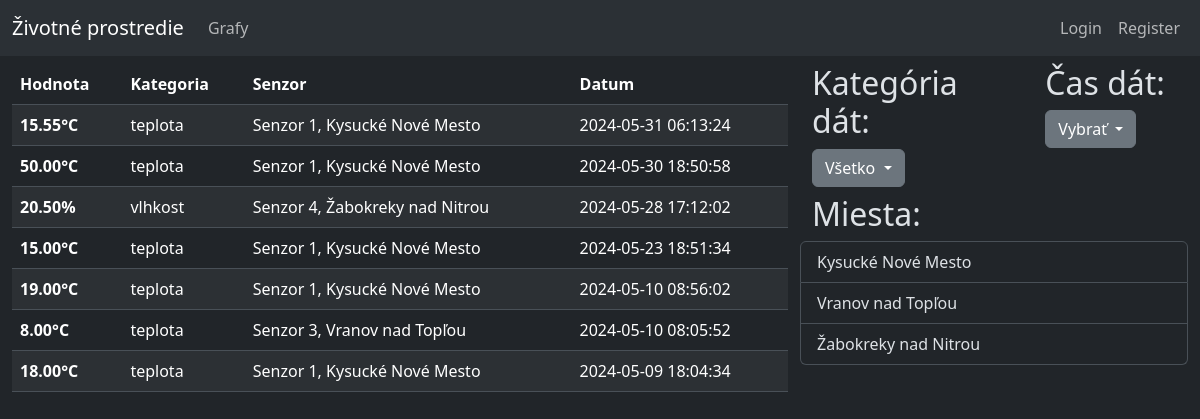
The page / on the database its author committed.
### tables this page shows
CREATE TABLE `data` (
  `id` int(16) NOT NULL,
  `kategoria_id` int(5) NOT NULL,
  `hodnota` decimal(5,2) NOT NULL,
  `senzor_id` int(5) NOT NULL,
  `datum` datetime NOT NULL DEFAULT current_timestamp()
);

CREATE TABLE `kategoria` (
  `id` int(5) NOT NULL,
  `nazov` varchar(32) NOT NULL
);

CREATE TABLE `senzor` (
  `id` int(5) NOT NULL,
  `lokacia` varchar(64) NOT NULL,
  `posledny_update` datetime NOT NULL DEFAULT current_timestamp(),
  `vybavenie` varchar(32) NOT NULL
);

### index.php (the view, shortened to what the rows shown need)
<?php
    include("./connect.php");
    include("./functions.php");
    include("./querry.php");
?>
<!DOCTYPE html>
<html data-bs-theme="dark">
<head>
    <link href="https://cdn.jsdelivr.net/npm/bootstrap@5.3.3/dist/css/bootstrap.min.css" rel="stylesheet">
</head>
<body>
    <header><?php include_once("./header.php")?></header>
    <div class="container-xxl column-gap-3">
        <div class="row mt-2">
            <div class="col-8">
                <table class="table table-striped">
                    <thead>
                        <tr>
                            <th scope="col">Hodnota</th>
                            <th scope="col">Kategoria</th>
                            <th scope="col">Senzor</th>
                            <th scope="col">Datum</th>
                        </tr>
                    </thead>
                    <tbody>
                        <?php
                            $query = get_querry(2,$rola_user);
                            $result = mysqli_query($conn, $query);
                            if (mysqli_num_rows($result) > 0)
                            {
                                while($row = mysqli_fetch_assoc($result))
                                {
                                    echo "
                                    <tr>
                                        <th scope=\"row\">".$row["hodnota"]."".jednotka($row["kategoria_nazov"])."</th>
                                        <td>".$row["kategoria_nazov"]."</td>
                                        <td>Senzor ".$row["senzor_id"].", ".$row["senzor_lokacia"]."</td>
                                        <td>".$row["datum"]."</td>
                                    </tr>";
                                }
                            }
                        ?>
                    </tbody>
                </table>
            </div>
            <div class="col-4">
                <div class="row mb-2">
                    <div class="col-7">
                        <h2>Kategória dát:</h2>
                    </div>
                    <div class="col-5">
                        <h2>Čas dát:</h2>
                    </div>
                </div>
                <div class="row mb-2">
                    <h2>Miesta:</h2>
                    <div class="list-group">
                        <?php
                            $query = "
                            SELECT *
                            FROM senzor
                            GROUP BY lokacia
                            ";
                            $result = mysqli_query($conn, $query);
                            if (mysqli_num_rows($result) > 0)
                            {
                                while($row = mysqli_fetch_assoc($result))
                                {
                                    echo "<a href=\"./lokalita_info.php?lokalita=".$row["lokacia"]."\" class=\"list-group-item list-group-item-action\">".$row["lokacia"]."</a>";
                                }
                            }
                        ?>
                    </div>
                </div>
            </div>
        </div>
    </div>
</body>
</html>

### rows shown on the page
data: hodnota "15.55", kategoria.nazov "°C", kategoria.nazov "teplota", senzor "1", senzor.lokacia "Kysucké Nové Mesto", datum "2024-05-31 06:13:24"
data: hodnota "50.00", kategoria.nazov "°C", kategoria.nazov "teplota", senzor "1", senzor.lokacia "Kysucké Nové Mesto", datum "2024-05-30 18:50:58"
data: hodnota "20.50", kategoria.nazov "%", kategoria.nazov "vlhkost", senzor "4", senzor.lokacia "Žabokreky nad Nitrou", datum "2024-05-28 17:12:02"
data: hodnota "15.00", kategoria.nazov "°C", kategoria.nazov "teplota", senzor "1", senzor.lokacia "Kysucké Nové Mesto", datum "2024-05-23 18:51:34"
data: hodnota "19.00", kategoria.nazov "°C", kategoria.nazov "teplota", senzor "1", senzor.lokacia "Kysucké Nové Mesto", datum "2024-05-10 08:56:02"
data: hodnota "8.00", kategoria.nazov "°C", kategoria.nazov "teplota", senzor "3", senzor.lokacia "Vranov nad Topľou", datum "2024-05-10 08:05:52"
data: hodnota "18.00", kategoria.nazov "°C", kategoria.nazov "teplota", senzor "1", senzor.lokacia "Kysucké Nové Mesto", datum "2024-05-09 18:04:34"
senzor: lokacia "Kysucké Nové Mesto"
senzor: lokacia "Vranov nad Topľou"
senzor: lokacia "Žabokreky nad Nitrou"
